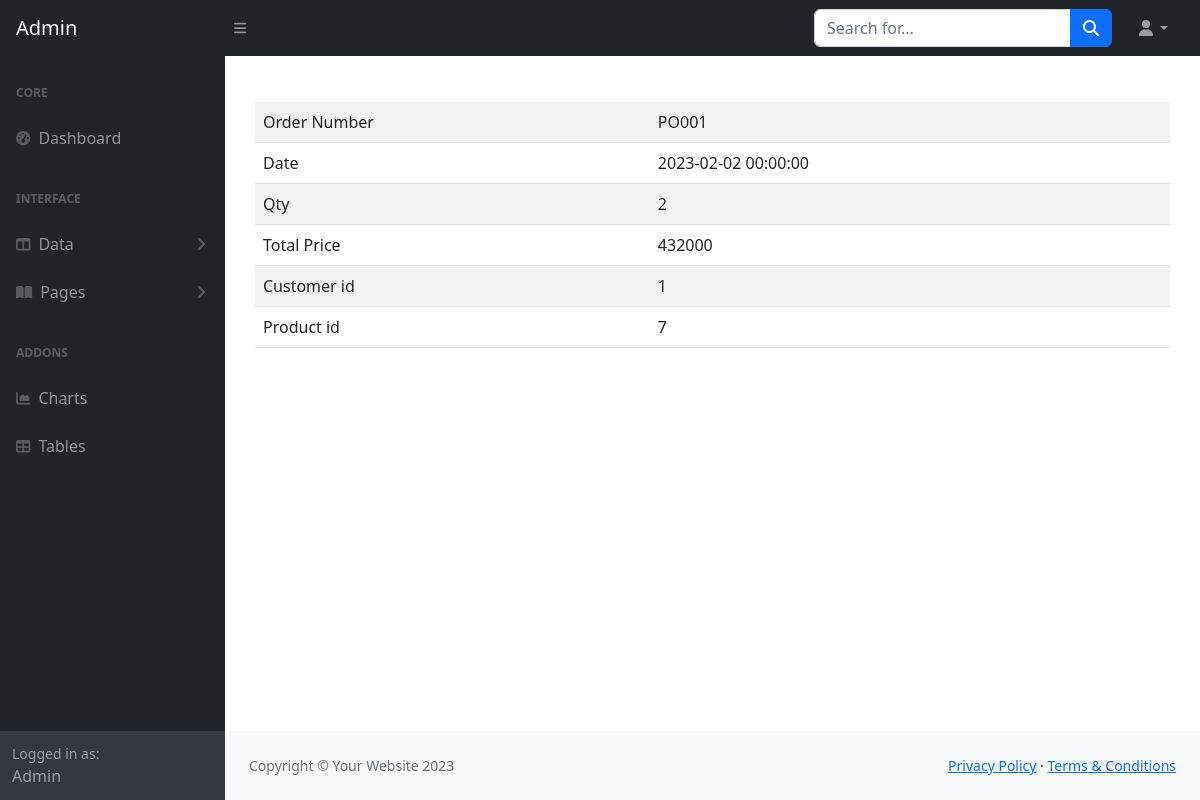
The app's page /admin/orders/view_orders.php?id=1 with its own data.
### tables this page shows
CREATE TABLE `orders` (
  `id` int(11) NOT NULL,
  `order_number` varchar(45) DEFAULT NULL,
  `date` datetime DEFAULT NULL,
  `qty` int(11) DEFAULT NULL,
  `total_price` int(11) DEFAULT NULL,
  `customer_id` int(11) NOT NULL,
  `product_id` int(11) NOT NULL
);

### admin/orders/view_orders.php (the view, shortened to what this page needs)
<?php
require_once '../../dbkoneksi.php';
?>
<?php
$_id = $_GET['id'];
$sql = "SELECT * FROM orders WHERE id=?";
$st = $dbh->prepare($sql);
$st->execute([$_id]);
$row = $st->fetch();
?>
<!DOCTYPE html>
<html lang="en">
<head>
    <link href="../css/styles.css" rel="stylesheet" />
</head>
<body>
    <nav class="sb-topnav navbar navbar-expand navbar-dark bg-dark">
        <a class="navbar-brand ps-3" href="../index.php">Admin</a>
        <button class="btn btn-link btn-sm order-1 order-lg-0 me-4 me-lg-0" id="sidebarToggle" href="#!"><i
                class="fas fa-bars"></i></button>
        <form class="d-none d-md-inline-block form-inline ms-auto me-0 me-md-3 my-2 my-md-0">
            <div class="input-group">
                <input class="form-control" type="text" placeholder="Search for..." aria-label="Search for..."
                    aria-describedby="btnNavbarSearch" />
                <button class="btn btn-primary" id="btnNavbarSearch" type="button"><i
                        class="fas fa-search"></i></button>
            </div>
        </form>
        <ul class="navbar-nav ms-auto ms-md-0 me-3 me-lg-4">
            <li class="nav-item dropdown">
                <a class="nav-link dropdown-toggle" id="navbarDropdown" href="#" role="button" data-bs-toggle="dropdown"
                    aria-expanded="false"><i class="fas fa-user fa-fw"></i></a>
            </li>
        </ul>
    </nav>
    <div id="layoutSidenav">
        <div id="layoutSidenav_nav">
            <nav class="sb-sidenav accordion sb-sidenav-dark" id="sidenavAccordion">
                <div class="sb-sidenav-menu">
                    <div class="nav">
                        <div class="sb-sidenav-menu-heading">Core</div>
                        <a class="nav-link" href="../index.php">
                            <div class="sb-nav-link-icon"><i class="fas fa-tachometer-alt"></i></div>
                            Dashboard
                        </a>
                        <div class="sb-sidenav-menu-heading">Interface</div>
                        <a class="nav-link collapsed" href="#" data-bs-toggle="collapse"
                            data-bs-target="#collapseLayouts" aria-expanded="false" aria-controls="collapseLayouts">
                            <div class="sb-nav-link-icon"><i class="fas fa-columns"></i></div>
                            Data
                            <div class="sb-sidenav-collapse-arrow"><i class="fas fa-angle-down"></i></div>
                        </a>
                        <a class="nav-link collapsed" href="#" data-bs-toggle="collapse" data-bs-target="#collapsePages"
                            aria-expanded="false" aria-controls="collapsePages">
                            <div class="sb-nav-link-icon"><i class="fas fa-book-open"></i></div>
                            Pages
                            <div class="sb-sidenav-collapse-arrow"><i class="fas fa-angle-down"></i></div>
                        </a>
                        <div class="sb-sidenav-menu-heading">Addons</div>
                        <a class="nav-link" href="charts.php">
                            <div class="sb-nav-link-icon"><i class="fas fa-chart-area"></i></div>
                            Charts
                        </a>
                        <a class="nav-link" href="tables.php">
                            <div class="sb-nav-link-icon"><i class="fas fa-table"></i></div>
                            Tables
                        </a>
                    </div>
                </div>
                <div class="sb-sidenav-footer">
                    <div class="small">Logged in as:</div>
                    Admin
                </div>
            </nav>
        </div>
        <div id="layoutSidenav_content">
            <main id="main-content">
                <div class="jobs">
                    <div class="table-responsive">
                        <table class="table table-striped" width="100%">
                            <tbody>
                                <tr>
                                    <td>Order Number</td>
                                    <td>
                                        <?= $row['order_number'] ?>
                                    </td>
                                </tr>
                                <tr>
                                    <td>Date</td>
                                    <td>
                                        <?= $row['date'] ?>
                                    </td>
                                </tr>
                                <tr>
                                    <td>Qty</td>
                                    <td>
                                        <?= $row['qty'] ?>
                                    </td>
                                </tr>
                                <tr>
                                    <td>Total Price</td>
                                    <td>
                                        <?= $row['total_price'] ?>
                                    </td>
                                </tr>
                                <tr>
                                    <td>Customer id</td>
                                    <td>
                                        <?= $row['customer_id'] ?>
                                    </td>
                                </tr>
                                <tr>
                                    <td>Product id</td>
                                    <td>
                                        <?= $row['product_id'] ?>
                                    </td>
                                </tr>
                            </tbody>
                        </table>
                    </div>
                </div>
            </main>
            <footer class="py-4 bg-light mt-auto">
                <div class="container-fluid px-4">
                    <div class="d-flex align-items-center justify-content-between small">
                        <div class="text-muted">Copyright &copy; Your Website 2023</div>
                        <div>
                            <a href="#">Privacy Policy</a>
                            &middot;
                            <a href="#">Terms &amp; Conditions</a>
                        </div>
                    </div>
                </div>
            </footer>
        </div>
    </div>
</body>
</html>

### admin/orders/view_orders.php (style rules this page uses)
#main-content { margin: 30px; }
.table-responsive { overflow: auto; }
.jobs table { border-collapse: collapse; margin-top: 1rem; overflow-x: auto; }

### records on screen
orders: order_number "PO001", date "2023-02-02 00:00:00", qty "2", total_price "432000", customer "1", product "7"
